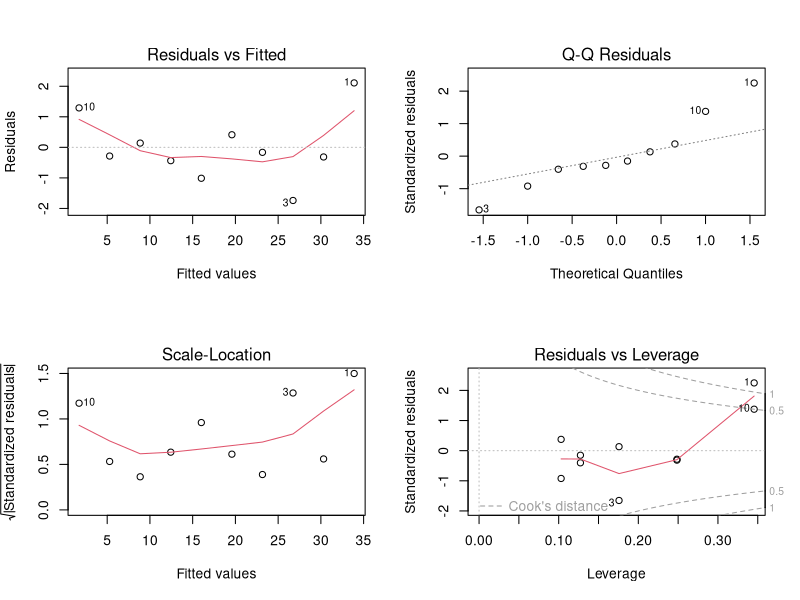

Write the R code that produced this figure.
## ---- chunk 1
mid <- c(77, 50, 71, 72, 81, 94, 96, 99, 67)
final <- c(82, 53, 78, 61, 67, 85, 99, 97, 68)
score <- data.frame(mid,final)
head(score)
## ---- chunk 2
cor.test(score$mid, score$final, method = "pearson")

## ---- chunk 3
daily <- c(5,7,9,11,13,15,17,19,21,23)
period <- c(36,30,25,23,20,15,12,9,5,3)
smoke <- data.frame(daily, period)
head(smoke)
## ---- chunk 4
mod <- lm(smoke$period ~ smoke$daily)
mod1 <- lm(period ~ daily, data=score)
summary(mod)
# y = 42.83 - 1.788x
par(mfrow=c(2,2))
plot(mod)
